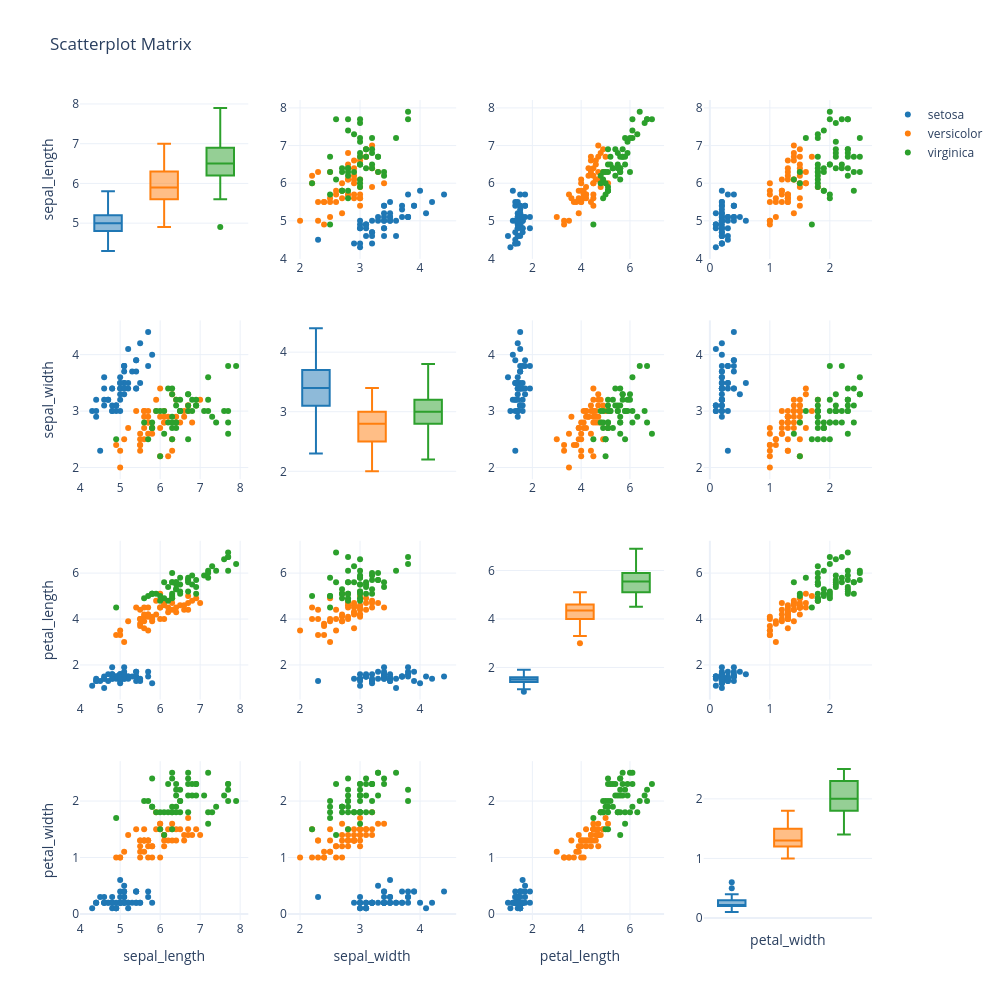

Write notebook code for a chart like this one.
### Code cell
import plotly.figure_factory as ff

#fig = px.scatter_matrix(df[features + ['species']], color = 'species', template = 'plotly_white')
fig = ff.create_scatterplotmatrix(
    df[features + ['species']],
    diag = 'box',
    index = 'species',
    height = 1000,
    width = 1000
)

fig.update_layout(template = 'plotly_white')

fig.show()

### Figure 1 — Plotly figure (JSON) as saved in the notebook; plotly's stock layout.template omitted (floating-point values rounded to 4 significant figures)
{"data": [{"marker": {"color": "rgb(31, 119, 180)"}, "showlegend": false, "type": "box", "xaxis": "x", "y": [5.1, 4.9, 4.7, 4.6, 5, 5.4, 4.6, 5, 4.4, 4.9, 5.4, 4.8, 4.8, 4.3, 5.8, 5.7, 5.4, 5.1, 5.7, 5.1, 5.4, 5.1, 4.6, 5.1, 4.8, 5, 5, 5.2, 5.2, 4.7, 4.8, 5.4, 5.2, 5.5, 4.9, 5, 5.5, 4.9, 4.4, 5.1, 5, 4.5, 4.4, 5, 5.1, 4.8, 5.1, 4.6, 5.3, 5], "yaxis": "y"}, {"marker": {"color": "rgb(255, 127, 14)"}, "showlegend": false, "type": "box", "xaxis": "x", "y": [7, 6.4, 6.9, 5.5, 6.5, 5.7, 6.3, 4.9, 6.6, 5.2, 5, 5.9, 6, 6.1, 5.6, 6.7, 5.6, 5.8, 6.2, 5.6, 5.9, 6.1, 6.3, 6.1, 6.4, 6.6, 6.8, 6.7, 6, 5.7, 5.5, 5.5, 5.8, 6, 5.4, 6, 6.7, 6.3, 5.6, 5.5, 5.5, 6.1, 5.8, 5, 5.6, 5.7, 5.7, 6.2, 5.1, 5.7], "yaxis": "y"}, {"marker": {"color": "rgb(44, 160, 44)"}, "showlegend": false, "type": "box", "xaxis": "x", "y": [6.3, 5.8, 7.1, 6.3, 6.5, 7.6, 4.9, 7.3, 6.7, 7.2, 6.5, 6.4, 6.8, 5.7, 5.8, 6.4, 6.5, 7.7, 7.7, 6, 6.9, 5.6, 7.7, 6.3, 6.7, 7.2, 6.2, 6.1, 6.4, 7.2, 7.4, 7.9, 6.4, 6.3, 6.1, 7.7, 6.3, 6.4, 6, 6.9, 6.7, 6.9, 5.8, 6.8, 6.7, 6.7, 6.3, 6.5, 6.2, 5.9], "yaxis": "y"}, {"marker": {"color": "rgb(31, 119, 180)", "size": 6}, "mode": "markers", "name": "setosa", "showlegend": true, "type": "scatter", "x": [3.5, 3, 3.2, 3.1, 3.6, 3.9, 3.4, 3.4, 2.9, 3.1, 3.7, 3.4, 3, 3, 4, 4.4, 3.9, 3.5, 3.8, 3.8, 3.4, 3.7, 3.6, 3.3, 3.4, 3, 3.4, 3.5, 3.4, 3.2, 3.1, 3.4, 4.1, 4.2, 3.1, 3.2, 3.5, 3.1, 3, 3.4, 3.5, 2.3, 3.2, 3.5, 3.8, 3, 3.8, 3.2, 3.7, 3.3], "xaxis": "x2", "y": [5.1, 4.9, 4.7, 4.6, 5, 5.4, 4.6, 5, 4.4, 4.9, 5.4, 4.8, 4.8, 4.3, 5.8, 5.7, 5.4, 5.1, 5.7, 5.1, 5.4, 5.1, 4.6, 5.1, 4.8, 5, 5, 5.2, 5.2, 4.7, 4.8, 5.4, 5.2, 5.5, 4.9, 5, 5.5, 4.9, 4.4, 5.1, 5, 4.5, 4.4, 5, 5.1, 4.8, 5.1, 4.6, 5.3, 5], "yaxis": "y2"}, {"marker": {"color": "rgb(255, 127, 14)", "size": 6}, "mode": "markers", "name": "versicolor", "showlegend": true, "type": "scatter", "x": [3.2, 3.2, 3.1, 2.3, 2.8, 2.8, 3.3, 2.4, 2.9, 2.7, 2, 3, 2.2, 2.9, 2.9, 3.1, 3, 2.7, 2.2, 2.5, 3.2, 2.8, 2.5, 2.8, 2.9, 3, 2.8, 3, 2.9, 2.6, 2.4, 2.4, 2.7, 2.7, 3, 3.4, 3.1, 2.3, 3, 2.5, 2.6, 3, 2.6, 2.3, 2.7, 3, 2.9, 2.9, 2.5, 2.8], "xaxis": "x2", "y": [7, 6.4, 6.9, 5.5, 6.5, 5.7, 6.3, 4.9, 6.6, 5.2, 5, 5.9, 6, 6.1, 5.6, 6.7, 5.6, 5.8, 6.2, 5.6, 5.9, 6.1, 6.3, 6.1, 6.4, 6.6, 6.8, 6.7, 6, 5.7, 5.5, 5.5, 5.8, 6, 5.4, 6, 6.7, 6.3, 5.6, 5.5, 5.5, 6.1, 5.8, 5, 5.6, 5.7, 5.7, 6.2, 5.1, 5.7], "yaxis": "y2"}, {"marker": {"color": "rgb(44, 160, 44)", "size": 6}, "mode": "markers", "name": "virginica", "showlegend": true, "type": "scatter", "x": [3.3, 2.7, 3, 2.9, 3, 3, 2.5, 2.9, 2.5, 3.6, 3.2, 2.7, 3, 2.5, 2.8, 3.2, 3, 3.8, 2.6, 2.2, 3.2, 2.8, 2.8, 2.7, 3.3, 3.2, 2.8, 3, 2.8, 3, 2.8, 3.8, 2.8, 2.8, 2.6, 3, 3.4, 3.1, 3, 3.1, 3.1, 3.1, 2.7, 3.2, 3.3, 3, 2.5, 3, 3.4, 3], "xaxis": "x2", "y": [6.3, 5.8, 7.1, 6.3, 6.5, 7.6, 4.9, 7.3, 6.7, 7.2, 6.5, 6.4, 6.8, 5.7, 5.8, 6.4, 6.5, 7.7, 7.7, 6, 6.9, 5.6, 7.7, 6.3, 6.7, 7.2, 6.2, 6.1, 6.4, 7.2, 7.4, 7.9, 6.4, 6.3, 6.1, 7.7, 6.3, 6.4, 6, 6.9, 6.7, 6.9, 5.8, 6.8, 6.7, 6.7, 6.3, 6.5, 6.2, 5.9], "yaxis": "y2"}, {"marker": {"color": "rgb(31, 119, 180)", "size": 6}, "mode": "markers", "name": "setosa", "showlegend": false, "type": "scatter", "x": [1.4, 1.4, 1.3, 1.5, 1.4, 1.7, 1.4, 1.5, 1.4, 1.5, 1.5, 1.6, 1.4, 1.1, 1.2, 1.5, 1.3, 1.4, 1.7, 1.5, 1.7, 1.5, 1, 1.7, 1.9, 1.6, 1.6, 1.5, 1.4, 1.6, 1.6, 1.5, 1.5, 1.4, 1.5, 1.2, 1.3, 1.5, 1.3, 1.5, 1.3, 1.3, 1.3, 1.6, 1.9, 1.4, 1.6, 1.4, 1.5, 1.4], "xaxis": "x3", "y": [5.1, 4.9, 4.7, 4.6, 5, 5.4, 4.6, 5, 4.4, 4.9, 5.4, 4.8, 4.8, 4.3, 5.8, 5.7, 5.4, 5.1, 5.7, 5.1, 5.4, 5.1, 4.6, 5.1, 4.8, 5, 5, 5.2, 5.2, 4.7, 4.8, 5.4, 5.2, 5.5, 4.9, 5, 5.5, 4.9, 4.4, 5.1, 5, 4.5, 4.4, 5, 5.1, 4.8, 5.1, 4.6, 5.3, 5], "yaxis": "y3"}, {"marker": {"color": "rgb(255, 127, 14)", "size": 6}, "mode": "markers", "name": "versicolor", "showlegend": false, "type": "scatter", "x": [4.7, 4.5, 4.9, 4, 4.6, 4.5, 4.7, 3.3, 4.6, 3.9, 3.5, 4.2, 4, 4.7, 3.6, 4.4, 4.5, 4.1, 4.5, 3.9, 4.8, 4, 4.9, 4.7, 4.3, 4.4, 4.8, 5, 4.5, 3.5, 3.8, 3.7, 3.9, 5.1, 4.5, 4.5, 4.7, 4.4, 4.1, 4, 4.4, 4.6, 4, 3.3, 4.2, 4.2, 4.2, 4.3, 3, 4.1], "xaxis": "x3", "y": [7, 6.4, 6.9, 5.5, 6.5, 5.7, 6.3, 4.9, 6.6, 5.2, 5, 5.9, 6, 6.1, 5.6, 6.7, 5.6, 5.8, 6.2, 5.6, 5.9, 6.1, 6.3, 6.1, 6.4, 6.6, 6.8, 6.7, 6, 5.7, 5.5, 5.5, 5.8, 6, 5.4, 6, 6.7, 6.3, 5.6, 5.5, 5.5, 6.1, 5.8, 5, 5.6, 5.7, 5.7, 6.2, 5.1, 5.7], "yaxis": "y3"}, {"marker": {"color": "rgb(44, 160, 44)", "size": 6}, "mode": "markers", "name": "virginica", "showlegend": false, "type": "scatter", "x": [6, 5.1, 5.9, 5.6, 5.8, 6.6, 4.5, 6.3, 5.8, 6.1, 5.1, 5.3, 5.5, 5, 5.1, 5.3, 5.5, 6.7, 6.9, 5, 5.7, 4.9, 6.7, 4.9, 5.7, 6, 4.8, 4.9, 5.6, 5.8, 6.1, 6.4, 5.6, 5.1, 5.6, 6.1, 5.6, 5.5, 4.8, 5.4, 5.6, 5.1, 5.1, 5.9, 5.7, 5.2, 5, 5.2, 5.4, 5.1], "xaxis": "x3", "y": [6.3, 5.8, 7.1, 6.3, 6.5, 7.6, 4.9, 7.3, 6.7, 7.2, 6.5, 6.4, 6.8, 5.7, 5.8, 6.4, 6.5, 7.7, 7.7, 6, 6.9, 5.6, 7.7, 6.3, 6.7, 7.2, 6.2, 6.1, 6.4, 7.2, 7.4, 7.9, 6.4, 6.3, 6.1, 7.7, 6.3, 6.4, 6, 6.9, 6.7, 6.9, 5.8, 6.8, 6.7, 6.7, 6.3, 6.5, 6.2, 5.9], "yaxis": "y3"}, {"marker": {"color": "rgb(31, 119, 180)", "size": 6}, "mode": "markers", "name": "setosa", "showlegend": false, "type": "scatter", "x": [0.2, 0.2, 0.2, 0.2, 0.2, 0.4, 0.3, 0.2, 0.2, 0.1, 0.2, 0.2, 0.1, 0.1, 0.2, 0.4, 0.4, 0.3, 0.3, 0.3, 0.2, 0.4, 0.2, 0.5, 0.2, 0.2, 0.4, 0.2, 0.2, 0.2, 0.2, 0.4, 0.1, 0.2, 0.1, 0.2, 0.2, 0.1, 0.2, 0.2, 0.3, 0.3, 0.2, 0.6, 0.4, 0.3, 0.2, 0.2, 0.2, 0.2], "xaxis": "x4", "y": [5.1, 4.9, 4.7, 4.6, 5, 5.4, 4.6, 5, 4.4, 4.9, 5.4, 4.8, 4.8, 4.3, 5.8, 5.7, 5.4, 5.1, 5.7, 5.1, 5.4, 5.1, 4.6, 5.1, 4.8, 5, 5, 5.2, 5.2, 4.7, 4.8, 5.4, 5.2, 5.5, 4.9, 5, 5.5, 4.9, 4.4, 5.1, 5, 4.5, 4.4, 5, 5.1, 4.8, 5.1, 4.6, 5.3, 5], "yaxis": "y4"}, {"marker": {"color": "rgb(255, 127, 14)", "size": 6}, "mode": "markers", "name": "versicolor", "showlegend": false, "type": "scatter", "x": [1.4, 1.5, 1.5, 1.3, 1.5, 1.3, 1.6, 1, 1.3, 1.4, 1, 1.5, 1, 1.4, 1.3, 1.4, 1.5, 1, 1.5, 1.1, 1.8, 1.3, 1.5, 1.2, 1.3, 1.4, 1.4, 1.7, 1.5, 1, 1.1, 1, 1.2, 1.6, 1.5, 1.6, 1.5, 1.3, 1.3, 1.3, 1.2, 1.4, 1.2, 1, 1.3, 1.2, 1.3, 1.3, 1.1, 1.3], "xaxis": "x4", "y": [7, 6.4, 6.9, 5.5, 6.5, 5.7, 6.3, 4.9, 6.6, 5.2, 5, 5.9, 6, 6.1, 5.6, 6.7, 5.6, 5.8, 6.2, 5.6, 5.9, 6.1, 6.3, 6.1, 6.4, 6.6, 6.8, 6.7, 6, 5.7, 5.5, 5.5, 5.8, 6, 5.4, 6, 6.7, 6.3, 5.6, 5.5, 5.5, 6.1, 5.8, 5, 5.6, 5.7, 5.7, 6.2, 5.1, 5.7], "yaxis": "y4"}, {"marker": {"color": "rgb(44, 160, 44)", "size": 6}, "mode": "markers", "name": "virginica", "showlegend": false, "type": "scatter", "x": [2.5, 1.9, 2.1, 1.8, 2.2, 2.1, 1.7, 1.8, 1.8, 2.5, 2, 1.9, 2.1, 2, 2.4, 2.3, 1.8, 2.2, 2.3, 1.5, 2.3, 2, 2, 1.8, 2.1, 1.8, 1.8, 1.8, 2.1, 1.6, 1.9, 2, 2.2, 1.5, 1.4, 2.3, 2.4, 1.8, 1.8, 2.1, 2.4, 2.3, 1.9, 2.3, 2.5, 2.3, 1.9, 2, 2.3, 1.8], "xaxis": "x4", "y": [6.3, 5.8, 7.1, 6.3, 6.5, 7.6, 4.9, 7.3, 6.7, 7.2, 6.5, 6.4, 6.8, 5.7, 5.8, 6.4, 6.5, 7.7, 7.7, 6, 6.9, 5.6, 7.7, 6.3, 6.7, 7.2, 6.2, 6.1, 6.4, 7.2, 7.4, 7.9, 6.4, 6.3, 6.1, 7.7, 6.3, 6.4, 6, 6.9, 6.7, 6.9, 5.8, 6.8, 6.7, 6.7, 6.3, 6.5, 6.2, 5.9], "yaxis": "y4"}, {"marker": {"color": "rgb(31, 119, 180)", "size": 6}, "mode": "markers", "name": "setosa", "showlegend": false, "type": "scatter", "x": [5.1, 4.9, 4.7, 4.6, 5, 5.4, 4.6, 5, 4.4, 4.9, 5.4, 4.8, 4.8, 4.3, 5.8, 5.7, 5.4, 5.1, 5.7, 5.1, 5.4, 5.1, 4.6, 5.1, 4.8, 5, 5, 5.2, 5.2, 4.7, 4.8, 5.4, 5.2, 5.5, 4.9, 5, 5.5, 4.9, 4.4, 5.1, 5, 4.5, 4.4, 5, 5.1, 4.8, 5.1, 4.6, 5.3, 5], "xaxis": "x5", "y": [3.5, 3, 3.2, 3.1, 3.6, 3.9, 3.4, 3.4, 2.9, 3.1, 3.7, 3.4, 3, 3, 4, 4.4, 3.9, 3.5, 3.8, 3.8, 3.4, 3.7, 3.6, 3.3, 3.4, 3, 3.4, 3.5, 3.4, 3.2, 3.1, 3.4, 4.1, 4.2, 3.1, 3.2, 3.5, 3.1, 3, 3.4, 3.5, 2.3, 3.2, 3.5, 3.8, 3, 3.8, 3.2, 3.7, 3.3], "yaxis": "y5"}, {"marker": {"color": "rgb(255, 127, 14)", "size": 6}, "mode": "markers", "name": "versicolor", "showlegend": false, "type": "scatter", "x": [7, 6.4, 6.9, 5.5, 6.5, 5.7, 6.3, 4.9, 6.6, 5.2, 5, 5.9, 6, 6.1, 5.6, 6.7, 5.6, 5.8, 6.2, 5.6, 5.9, 6.1, 6.3, 6.1, 6.4, 6.6, 6.8, 6.7, 6, 5.7, 5.5, 5.5, 5.8, 6, 5.4, 6, 6.7, 6.3, 5.6, 5.5, 5.5, 6.1, 5.8, 5, 5.6, 5.7, 5.7, 6.2, 5.1, 5.7], "xaxis": "x5", "y": [3.2, 3.2, 3.1, 2.3, 2.8, 2.8, 3.3, 2.4, 2.9, 2.7, 2, 3, 2.2, 2.9, 2.9, 3.1, 3, 2.7, 2.2, 2.5, 3.2, 2.8, 2.5, 2.8, 2.9, 3, 2.8, 3, 2.9, 2.6, 2.4, 2.4, 2.7, 2.7, 3, 3.4, 3.1, 2.3, 3, 2.5, 2.6, 3, 2.6, 2.3, 2.7, 3, 2.9, 2.9, 2.5, 2.8], "yaxis": "y5"}, {"marker": {"color": "rgb(44, 160, 44)", "size": 6}, "mode": "markers", "name": "virginica", "showlegend": false, "type": "scatter", "x": [6.3, 5.8, 7.1, 6.3, 6.5, 7.6, 4.9, 7.3, 6.7, 7.2, 6.5, 6.4, 6.8, 5.7, 5.8, 6.4, 6.5, 7.7, 7.7, 6, 6.9, 5.6, 7.7, 6.3, 6.7, 7.2, 6.2, 6.1, 6.4, 7.2, 7.4, 7.9, 6.4, 6.3, 6.1, 7.7, 6.3, 6.4, 6, 6.9, 6.7, 6.9, 5.8, 6.8, 6.7, 6.7, 6.3, 6.5, 6.2, 5.9], "xaxis": "x5", "y": [3.3, 2.7, 3, 2.9, 3, 3, 2.5, 2.9, 2.5, 3.6, 3.2, 2.7, 3, 2.5, 2.8, 3.2, 3, 3.8, 2.6, 2.2, 3.2, 2.8, 2.8, 2.7, 3.3, 3.2, 2.8, 3, 2.8, 3, 2.8, 3.8, 2.8, 2.8, 2.6, 3, 3.4, 3.1, 3, 3.1, 3.1, 3.1, 2.7, 3.2, 3.3, 3, 2.5, 3, 3.4, 3], "yaxis": "y5"}, {"marker": {"color": "rgb(31, 119, 180)"}, "showlegend": false, "type": "box", "xaxis": "x6", "y": [3.5, 3, 3.2, 3.1, 3.6, 3.9, 3.4, 3.4, 2.9, 3.1, 3.7, 3.4, 3, 3, 4, 4.4, 3.9, 3.5, 3.8, 3.8, 3.4, 3.7, 3.6, 3.3, 3.4, 3, 3.4, 3.5, 3.4, 3.2, 3.1, 3.4, 4.1, 4.2, 3.1, 3.2, 3.5, 3.1, 3, 3.4, 3.5, 2.3, 3.2, 3.5, 3.8, 3, 3.8, 3.2, 3.7, 3.3], "yaxis": "y6"}, {"marker": {"color": "rgb(255, 127, 14)"}, "showlegend": false, "type": "box", "xaxis": "x6", "y": [3.2, 3.2, 3.1, 2.3, 2.8, 2.8, 3.3, 2.4, 2.9, 2.7, 2, 3, 2.2, 2.9, 2.9, 3.1, 3, 2.7, 2.2, 2.5, 3.2, 2.8, 2.5, 2.8, 2.9, 3, 2.8, 3, 2.9, 2.6, 2.4, 2.4, 2.7, 2.7, 3, 3.4, 3.1, 2.3, 3, 2.5, 2.6, 3, 2.6, 2.3, 2.7, 3, 2.9, 2.9, 2.5, 2.8], "yaxis": "y6"}, {"marker": {"color": "rgb(44, 160, 44)"}, "showlegend": false, "type": "box", "xaxis": "x6", "y": [3.3, 2.7, 3, 2.9, 3, 3, 2.5, 2.9, 2.5, 3.6, 3.2, 2.7, 3, 2.5, 2.8, 3.2, 3, 3.8, 2.6, 2.2, 3.2, 2.8, 2.8, 2.7, 3.3, 3.2, 2.8, 3, 2.8, 3, 2.8, 3.8, 2.8, 2.8, 2.6, 3, 3.4, 3.1, 3, 3.1, 3.1, 3.1, 2.7, 3.2, 3.3, 3, 2.5, 3, 3.4, 3], "yaxis": "y6"}, {"marker": {"color": "rgb(31, 119, 180)", "size": 6}, "mode": "markers", "name": "setosa", "showlegend": false, "type": "scatter", "x": [1.4, 1.4, 1.3, 1.5, 1.4, 1.7, 1.4, 1.5, 1.4, 1.5, 1.5, 1.6, 1.4, 1.1, 1.2, 1.5, 1.3, 1.4, 1.7, 1.5, 1.7, 1.5, 1, 1.7, 1.9, 1.6, 1.6, 1.5, 1.4, 1.6, 1.6, 1.5, 1.5, 1.4, 1.5, 1.2, 1.3, 1.5, 1.3, 1.5, 1.3, 1.3, 1.3, 1.6, 1.9, 1.4, 1.6, 1.4, 1.5, 1.4], "xaxis": "x7", "y": [3.5, 3, 3.2, 3.1, 3.6, 3.9, 3.4, 3.4, 2.9, 3.1, 3.7, 3.4, 3, 3, 4, 4.4, 3.9, 3.5, 3.8, 3.8, 3.4, 3.7, 3.6, 3.3, 3.4, 3, 3.4, 3.5, 3.4, 3.2, 3.1, 3.4, 4.1, 4.2, 3.1, 3.2, 3.5, 3.1, 3, 3.4, 3.5, 2.3, 3.2, 3.5, 3.8, 3, 3.8, 3.2, 3.7, 3.3], "yaxis": "y7"}, {"marker": {"color": "rgb(255, 127, 14)", "size": 6}, "mode": "markers", "name": "versicolor", "showlegend": false, "type": "scatter", "x": [4.7, 4.5, 4.9, 4, 4.6, 4.5, 4.7, 3.3, 4.6, 3.9, 3.5, 4.2, 4, 4.7, 3.6, 4.4, 4.5, 4.1, 4.5, 3.9, 4.8, 4, 4.9, 4.7, 4.3, 4.4, 4.8, 5, 4.5, 3.5, 3.8, 3.7, 3.9, 5.1, 4.5, 4.5, 4.7, 4.4, 4.1, 4, 4.4, 4.6, 4, 3.3, 4.2, 4.2, 4.2, 4.3, 3, 4.1], "xaxis": "x7", "y": [3.2, 3.2, 3.1, 2.3, 2.8, 2.8, 3.3, 2.4, 2.9, 2.7, 2, 3, 2.2, 2.9, 2.9, 3.1, 3, 2.7, 2.2, 2.5, 3.2, 2.8, 2.5, 2.8, 2.9, 3, 2.8, 3, 2.9, 2.6, 2.4, 2.4, 2.7, 2.7, 3, 3.4, 3.1, 2.3, 3, 2.5, 2.6, 3, 2.6, 2.3, 2.7, 3, 2.9, 2.9, 2.5, 2.8], "yaxis": "y7"}, {"marker": {"color": "rgb(44, 160, 44)", "size": 6}, "mode": "markers", "name": "virginica", "showlegend": false, "type": "scatter", "x": [6, 5.1, 5.9, 5.6, 5.8, 6.6, 4.5, 6.3, 5.8, 6.1, 5.1, 5.3, 5.5, 5, 5.1, 5.3, 5.5, 6.7, 6.9, 5, 5.7, 4.9, 6.7, 4.9, 5.7, 6, 4.8, 4.9, 5.6, 5.8, 6.1, 6.4, 5.6, 5.1, 5.6, 6.1, 5.6, 5.5, 4.8, 5.4, 5.6, 5.1, 5.1, 5.9, 5.7, 5.2, 5, 5.2, 5.4, 5.1], "xaxis": "x7", "y": [3.3, 2.7, 3, 2.9, 3, 3, 2.5, 2.9, 2.5, 3.6, 3.2, 2.7, 3, 2.5, 2.8, 3.2, 3, 3.8, 2.6, 2.2, 3.2, 2.8, 2.8, 2.7, 3.3, 3.2, 2.8, 3, 2.8, 3, 2.8, 3.8, 2.8, 2.8, 2.6, 3, 3.4, 3.1, 3, 3.1, 3.1, 3.1, 2.7, 3.2, 3.3, 3, 2.5, 3, 3.4, 3], "yaxis": "y7"}, {"marker": {"color": "rgb(31, 119, 180)", "size": 6}, "mode": "markers", "name": "setosa", "showlegend": false, "type": "scatter", "x": [0.2, 0.2, 0.2, 0.2, 0.2, 0.4, 0.3, 0.2, 0.2, 0.1, 0.2, 0.2, 0.1, 0.1, 0.2, 0.4, 0.4, 0.3, 0.3, 0.3, 0.2, 0.4, 0.2, 0.5, 0.2, 0.2, 0.4, 0.2, 0.2, 0.2, 0.2, 0.4, 0.1, 0.2, 0.1, 0.2, 0.2, 0.1, 0.2, 0.2, 0.3, 0.3, 0.2, 0.6, 0.4, 0.3, 0.2, 0.2, 0.2, 0.2], "xaxis": "x8", "y": [3.5, 3, 3.2, 3.1, 3.6, 3.9, 3.4, 3.4, 2.9, 3.1, 3.7, 3.4, 3, 3, 4, 4.4, 3.9, 3.5, 3.8, 3.8, 3.4, 3.7, 3.6, 3.3, 3.4, 3, 3.4, 3.5, 3.4, 3.2, 3.1, 3.4, 4.1, 4.2, 3.1, 3.2, 3.5, 3.1, 3, 3.4, 3.5, 2.3, 3.2, 3.5, 3.8, 3, 3.8, 3.2, 3.7, 3.3], "yaxis": "y8"}, {"marker": {"color": "rgb(255, 127, 14)", "size": 6}, "mode": "markers", "name": "versicolor", "showlegend": false, "type": "scatter", "x": [1.4, 1.5, 1.5, 1.3, 1.5, 1.3, 1.6, 1, 1.3, 1.4, 1, 1.5, 1, 1.4, 1.3, 1.4, 1.5, 1, 1.5, 1.1, 1.8, 1.3, 1.5, 1.2, 1.3, 1.4, 1.4, 1.7, 1.5, 1, 1.1, 1, 1.2, 1.6, 1.5, 1.6, 1.5, 1.3, 1.3, 1.3, 1.2, 1.4, 1.2, 1, 1.3, 1.2, 1.3, 1.3, 1.1, 1.3], "xaxis": "x8", "y": [3.2, 3.2, 3.1, 2.3, 2.8, 2.8, 3.3, 2.4, 2.9, 2.7, 2, 3, 2.2, 2.9, 2.9, 3.1, 3, 2.7, 2.2, 2.5, 3.2, 2.8, 2.5, 2.8, 2.9, 3, 2.8, 3, 2.9, 2.6, 2.4, 2.4, 2.7, 2.7, 3, 3.4, 3.1, 2.3, 3, 2.5, 2.6, 3, 2.6, 2.3, 2.7, 3, 2.9, 2.9, 2.5, 2.8], "yaxis": "y8"}, {"marker": {"color": "rgb(44, 160, 44)", "size": 6}, "mode": "markers", "name": "virginica", "showlegend": false, "type": "scatter", "x": [2.5, 1.9, 2.1, 1.8, 2.2, 2.1, 1.7, 1.8, 1.8, 2.5, 2, 1.9, 2.1, 2, 2.4, 2.3, 1.8, 2.2, 2.3, 1.5, 2.3, 2, 2, 1.8, 2.1, 1.8, 1.8, 1.8, 2.1, 1.6, 1.9, 2, 2.2, 1.5, 1.4, 2.3, 2.4, 1.8, 1.8, 2.1, 2.4, 2.3, 1.9, 2.3, 2.5, 2.3, 1.9, 2, 2.3, 1.8], "xaxis": "x8", "y": [3.3, 2.7, 3, 2.9, 3, 3, 2.5, 2.9, 2.5, 3.6, 3.2, 2.7, 3, 2.5, 2.8, 3.2, 3, 3.8, 2.6, 2.2, 3.2, 2.8, 2.8, 2.7, 3.3, 3.2, 2.8, 3, 2.8, 3, 2.8, 3.8, 2.8, 2.8, 2.6, 3, 3.4, 3.1, 3, 3.1, 3.1, 3.1, 2.7, 3.2, 3.3, 3, 2.5, 3, 3.4, 3], "yaxis": "y8"}, {"marker": {"color": "rgb(31, 119, 180)", "size": 6}, "mode": "markers", "name": "setosa", "showlegend": false, "type": "scatter", "x": [5.1, 4.9, 4.7, 4.6, 5, 5.4, 4.6, 5, 4.4, 4.9, 5.4, 4.8, 4.8, 4.3, 5.8, 5.7, 5.4, 5.1, 5.7, 5.1, 5.4, 5.1, 4.6, 5.1, 4.8, 5, 5, 5.2, 5.2, 4.7, 4.8, 5.4, 5.2, 5.5, 4.9, 5, 5.5, 4.9, 4.4, 5.1, 5, 4.5, 4.4, 5, 5.1, 4.8, 5.1, 4.6, 5.3, 5], "xaxis": "x9", "y": [1.4, 1.4, 1.3, 1.5, 1.4, 1.7, 1.4, 1.5, 1.4, 1.5, 1.5, 1.6, 1.4, 1.1, 1.2, 1.5, 1.3, 1.4, 1.7, 1.5, 1.7, 1.5, 1, 1.7, 1.9, 1.6, 1.6, 1.5, 1.4, 1.6, 1.6, 1.5, 1.5, 1.4, 1.5, 1.2, 1.3, 1.5, 1.3, 1.5, 1.3, 1.3, 1.3, 1.6, 1.9, 1.4, 1.6, 1.4, 1.5, 1.4], "yaxis": "y9"}, {"marker": {"color": "rgb(255, 127, 14)", "size": 6}, "mode": "markers", "name": "versicolor", "showlegend": false, "type": "scatter", "x": [7, 6.4, 6.9, 5.5, 6.5, 5.7, 6.3, 4.9, 6.6, 5.2, 5, 5.9, 6, 6.1, 5.6, 6.7, 5.6, 5.8, 6.2, 5.6, 5.9, 6.1, 6.3, 6.1, 6.4, 6.6, 6.8, 6.7, 6, 5.7, 5.5, 5.5, 5.8, 6, 5.4, 6, 6.7, 6.3, 5.6, 5.5, 5.5, 6.1, 5.8, 5, 5.6, 5.7, 5.7, 6.2, 5.1, 5.7], "xaxis": "x9", "y": [4.7, 4.5, 4.9, 4, 4.6, 4.5, 4.7, 3.3, 4.6, 3.9, 3.5, 4.2, 4, 4.7, 3.6, 4.4, 4.5, 4.1, 4.5, 3.9, 4.8, 4, 4.9, 4.7, 4.3, 4.4, 4.8, 5, 4.5, 3.5, 3.8, 3.7, 3.9, 5.1, 4.5, 4.5, 4.7, 4.4, 4.1, 4, 4.4, 4.6, 4, 3.3, 4.2, 4.2, 4.2, 4.3, 3, 4.1], "yaxis": "y9"}, {"marker": {"color": "rgb(44, 160, 44)", "size": 6}, "mode": "markers", "name": "virginica", "showlegend": false, "type": "scatter", "x": [6.3, 5.8, 7.1, 6.3, 6.5, 7.6, 4.9, 7.3, 6.7, 7.2, 6.5, 6.4, 6.8, 5.7, 5.8, 6.4, 6.5, 7.7, 7.7, 6, 6.9, 5.6, 7.7, 6.3, 6.7, 7.2, 6.2, 6.1, 6.4, 7.2, 7.4, 7.9, 6.4, 6.3, 6.1, 7.7, 6.3, 6.4, 6, 6.9, 6.7, 6.9, 5.8, 6.8, 6.7, 6.7, 6.3, 6.5, 6.2, 5.9], "xaxis": "x9", "y": [6, 5.1, 5.9, 5.6, 5.8, 6.6, 4.5, 6.3, 5.8, 6.1, 5.1, 5.3, 5.5, 5, 5.1, 5.3, 5.5, 6.7, 6.9, 5, 5.7, 4.9, 6.7, 4.9, 5.7, 6, 4.8, 4.9, 5.6, 5.8, 6.1, 6.4, 5.6, 5.1, 5.6, 6.1, 5.6, 5.5, 4.8, 5.4, 5.6, 5.1, 5.1, 5.9, 5.7, 5.2, 5, 5.2, 5.4, 5.1], "yaxis": "y9"}, {"marker": {"color": "rgb(31, 119, 180)", "size": 6}, "mode": "markers", "name": "setosa", "showlegend": false, "type": "scatter", "x": [3.5, 3, 3.2, 3.1, 3.6, 3.9, 3.4, 3.4, 2.9, 3.1, 3.7, 3.4, 3, 3, 4, 4.4, 3.9, 3.5, 3.8, 3.8, 3.4, 3.7, 3.6, 3.3, 3.4, 3, 3.4, 3.5, 3.4, 3.2, 3.1, 3.4, 4.1, 4.2, 3.1, 3.2, 3.5, 3.1, 3, 3.4, 3.5, 2.3, 3.2, 3.5, 3.8, 3, 3.8, 3.2, 3.7, 3.3], "xaxis": "x10", "y": [1.4, 1.4, 1.3, 1.5, 1.4, 1.7, 1.4, 1.5, 1.4, 1.5, 1.5, 1.6, 1.4, 1.1, 1.2, 1.5, 1.3, 1.4, 1.7, 1.5, 1.7, 1.5, 1, 1.7, 1.9, 1.6, 1.6, 1.5, 1.4, 1.6, 1.6, 1.5, 1.5, 1.4, 1.5, 1.2, 1.3, 1.5, 1.3, 1.5, 1.3, 1.3, 1.3, 1.6, 1.9, 1.4, 1.6, 1.4, 1.5, 1.4], "yaxis": "y10"}, {"marker": {"color": "rgb(255, 127, 14)", "size": 6}, "mode": "markers", "name": "versicolor", "showlegend": false, "type": "scatter", "x": [3.2, 3.2, 3.1, 2.3, 2.8, 2.8, 3.3, 2.4, 2.9, 2.7, 2, 3, 2.2, 2.9, 2.9, 3.1, 3, 2.7, 2.2, 2.5, 3.2, 2.8, 2.5, 2.8, 2.9, 3, 2.8, 3, 2.9, 2.6, 2.4, 2.4, 2.7, 2.7, 3, 3.4, 3.1, 2.3, 3, 2.5, 2.6, 3, 2.6, 2.3, 2.7, 3, 2.9, 2.9, 2.5, 2.8], "xaxis": "x10", "y": [4.7, 4.5, 4.9, 4, 4.6, 4.5, 4.7, 3.3, 4.6, 3.9, 3.5, 4.2, 4, 4.7, 3.6, 4.4, 4.5, 4.1, 4.5, 3.9, 4.8, 4, 4.9, 4.7, 4.3, 4.4, 4.8, 5, 4.5, 3.5, 3.8, 3.7, 3.9, 5.1, 4.5, 4.5, 4.7, 4.4, 4.1, 4, 4.4, 4.6, 4, 3.3, 4.2, 4.2, 4.2, 4.3, 3, 4.1], "yaxis": "y10"}, {"marker": {"color": "rgb(44, 160, 44)", "size": 6}, "mode": "markers", "name": "virginica", "showlegend": false, "type": "scatter", "x": [3.3, 2.7, 3, 2.9, 3, 3, 2.5, 2.9, 2.5, 3.6, 3.2, 2.7, 3, 2.5, 2.8, 3.2, 3, 3.8, 2.6, 2.2, 3.2, 2.8, 2.8, 2.7, 3.3, 3.2, 2.8, 3, 2.8, 3, 2.8, 3.8, 2.8, 2.8, 2.6, 3, 3.4, 3.1, 3, 3.1, 3.1, 3.1, 2.7, 3.2, 3.3, 3, 2.5, 3, 3.4, 3], "xaxis": "x10", "y": [6, 5.1, 5.9, 5.6, 5.8, 6.6, 4.5, 6.3, 5.8, 6.1, 5.1, 5.3, 5.5, 5, 5.1, 5.3, 5.5, 6.7, 6.9, 5, 5.7, 4.9, 6.7, 4.9, 5.7, 6, 4.8, 4.9, 5.6, 5.8, 6.1, 6.4, 5.6, 5.1, 5.6, 6.1, 5.6, 5.5, 4.8, 5.4, 5.6, 5.1, 5.1, 5.9, 5.7, 5.2, 5, 5.2, 5.4, 5.1], "yaxis": "y10"}, {"marker": {"color": "rgb(31, 119, 180)"}, "showlegend": false, "type": "box", "xaxis": "x11", "y": [1.4, 1.4, 1.3, 1.5, 1.4, 1.7, 1.4, 1.5, 1.4, 1.5, 1.5, 1.6, 1.4, 1.1, 1.2, 1.5, 1.3, 1.4, 1.7, 1.5, 1.7, 1.5, 1, 1.7, 1.9, 1.6, 1.6, 1.5, 1.4, 1.6, 1.6, 1.5, 1.5, 1.4, 1.5, 1.2, 1.3, 1.5, 1.3, 1.5, 1.3, 1.3, 1.3, 1.6, 1.9, 1.4, 1.6, 1.4, 1.5, 1.4], "yaxis": "y11"}, {"marker": {"color": "rgb(255, 127, 14)"}, "showlegend": false, "type": "box", "xaxis": "x11", "y": [4.7, 4.5, 4.9, 4, 4.6, 4.5, 4.7, 3.3, 4.6, 3.9, 3.5, 4.2, 4, 4.7, 3.6, 4.4, 4.5, 4.1, 4.5, 3.9, 4.8, 4, 4.9, 4.7, 4.3, 4.4, 4.8, 5, 4.5, 3.5, 3.8, 3.7, 3.9, 5.1, 4.5, 4.5, 4.7, 4.4, 4.1, 4, 4.4, 4.6, 4, 3.3, 4.2, 4.2, 4.2, 4.3, 3, 4.1], "yaxis": "y11"}, {"marker": {"color": "rgb(44, 160, 44)"}, "showlegend": false, "type": "box", "xaxis": "x11", "y": [6, 5.1, 5.9, 5.6, 5.8, 6.6, 4.5, 6.3, 5.8, 6.1, 5.1, 5.3, 5.5, 5, 5.1, 5.3, 5.5, 6.7, 6.9, 5, 5.7, 4.9, 6.7, 4.9, 5.7, 6, 4.8, 4.9, 5.6, 5.8, 6.1, 6.4, 5.6, 5.1, 5.6, 6.1, 5.6, 5.5, 4.8, 5.4, 5.6, 5.1, 5.1, 5.9, 5.7, 5.2, 5, 5.2, 5.4, 5.1], "yaxis": "y11"}, {"marker": {"color": "rgb(31, 119, 180)", "size": 6}, "mode": "markers", "name": "setosa", "showlegend": false, "type": "scatter", "x": [0.2, 0.2, 0.2, 0.2, 0.2, 0.4, 0.3, 0.2, 0.2, 0.1, 0.2, 0.2, 0.1, 0.1, 0.2, 0.4, 0.4, 0.3, 0.3, 0.3, 0.2, 0.4, 0.2, 0.5, 0.2, 0.2, 0.4, 0.2, 0.2, 0.2, 0.2, 0.4, 0.1, 0.2, 0.1, 0.2, 0.2, 0.1, 0.2, 0.2, 0.3, 0.3, 0.2, 0.6, 0.4, 0.3, 0.2, 0.2, 0.2, 0.2], "xaxis": "x12", "y": [1.4, 1.4, 1.3, 1.5, 1.4, 1.7, 1.4, 1.5, 1.4, 1.5, 1.5, 1.6, 1.4, 1.1, 1.2, 1.5, 1.3, 1.4, 1.7, 1.5, 1.7, 1.5, 1, 1.7, 1.9, 1.6, 1.6, 1.5, 1.4, 1.6, 1.6, 1.5, 1.5, 1.4, 1.5, 1.2, 1.3, 1.5, 1.3, 1.5, 1.3, 1.3, 1.3, 1.6, 1.9, 1.4, 1.6, 1.4, 1.5, 1.4], "yaxis": "y12"}, {"marker": {"color": "rgb(255, 127, 14)", "size": 6}, "mode": "markers", "name": "versicolor", "showlegend": false, "type": "scatter", "x": [1.4, 1.5, 1.5, 1.3, 1.5, 1.3, 1.6, 1, 1.3, 1.4, 1, 1.5, 1, 1.4, 1.3, 1.4, 1.5, 1, 1.5, 1.1, 1.8, 1.3, 1.5, 1.2, 1.3, 1.4, 1.4, 1.7, 1.5, 1, 1.1, 1, 1.2, 1.6, 1.5, 1.6, 1.5, 1.3, 1.3, 1.3, 1.2, 1.4, 1.2, 1, 1.3, 1.2, 1.3, 1.3, 1.1, 1.3], "xaxis": "x12", "y": [4.7, 4.5, 4.9, 4, 4.6, 4.5, 4.7, 3.3, 4.6, 3.9, 3.5, 4.2, 4, 4.7, 3.6, 4.4, 4.5, 4.1, 4.5, 3.9, 4.8, 4, 4.9, 4.7, 4.3, 4.4, 4.8, 5, 4.5, 3.5, 3.8, 3.7, 3.9, 5.1, 4.5, 4.5, 4.7, 4.4, 4.1, 4, 4.4, 4.6, 4, 3.3, 4.2, 4.2, 4.2, 4.3, 3, 4.1], "yaxis": "y12"}, {"marker": {"color": "rgb(44, 160, 44)", "size": 6}, "mode": "markers", "name": "virginica", "showlegend": false, "type": "scatter", "x": [2.5, 1.9, 2.1, 1.8, 2.2, 2.1, 1.7, 1.8, 1.8, 2.5, 2, 1.9, 2.1, 2, 2.4, 2.3, 1.8, 2.2, 2.3, 1.5, 2.3, 2, 2, 1.8, 2.1, 1.8, 1.8, 1.8, 2.1, 1.6, 1.9, 2, 2.2, 1.5, 1.4, 2.3, 2.4, 1.8, 1.8, 2.1, 2.4, 2.3, 1.9, 2.3, 2.5, 2.3, 1.9, 2, 2.3, 1.8], "xaxis": "x12", "y": [6, 5.1, 5.9, 5.6, 5.8, 6.6, 4.5, 6.3, 5.8, 6.1, 5.1, 5.3, 5.5, 5, 5.1, 5.3, 5.5, 6.7, 6.9, 5, 5.7, 4.9, 6.7, 4.9, 5.7, 6, 4.8, 4.9, 5.6, 5.8, 6.1, 6.4, 5.6, 5.1, 5.6, 6.1, 5.6, 5.5, 4.8, 5.4, 5.6, 5.1, 5.1, 5.9, 5.7, 5.2, 5, 5.2, 5.4, 5.1], "yaxis": "y12"}, {"marker": {"color": "rgb(31, 119, 180)", "size": 6}, "mode": "markers", "name": "setosa", "showlegend": false, "type": "scatter", "x": [5.1, 4.9, 4.7, 4.6, 5, 5.4, 4.6, 5, 4.4, 4.9, 5.4, 4.8, 4.8, 4.3, 5.8, 5.7, 5.4, 5.1, 5.7, 5.1, 5.4, 5.1, 4.6, 5.1, 4.8, 5, 5, 5.2, 5.2, 4.7, 4.8, 5.4, 5.2, 5.5, 4.9, 5, 5.5, 4.9, 4.4, 5.1, 5, 4.5, 4.4, 5, 5.1, 4.8, 5.1, 4.6, 5.3, 5], "xaxis": "x13", "y": [0.2, 0.2, 0.2, 0.2, 0.2, 0.4, 0.3, 0.2, 0.2, 0.1, 0.2, 0.2, 0.1, 0.1, 0.2, 0.4, 0.4, 0.3, 0.3, 0.3, 0.2, 0.4, 0.2, 0.5, 0.2, 0.2, 0.4, 0.2, 0.2, 0.2, 0.2, 0.4, 0.1, 0.2, 0.1, 0.2, 0.2, 0.1, 0.2, 0.2, 0.3, 0.3, 0.2, 0.6, 0.4, 0.3, 0.2, 0.2, 0.2, 0.2], "yaxis": "y13"}, {"marker": {"color": "rgb(255, 127, 14)", "size": 6}, "mode": "markers", "name": "versicolor", "showlegend": false, "type": "scatter", "x": [7, 6.4, 6.9, 5.5, 6.5, 5.7, 6.3, 4.9, 6.6, 5.2, 5, 5.9, 6, 6.1, 5.6, 6.7, 5.6, 5.8, 6.2, 5.6, 5.9, 6.1, 6.3, 6.1, 6.4, 6.6, 6.8, 6.7, 6, 5.7, 5.5, 5.5, 5.8, 6, 5.4, 6, 6.7, 6.3, 5.6, 5.5, 5.5, 6.1, 5.8, 5, 5.6, 5.7, 5.7, 6.2, 5.1, 5.7], "xaxis": "x13", "y": [1.4, 1.5, 1.5, 1.3, 1.5, 1.3, 1.6, 1, 1.3, 1.4, 1, 1.5, 1, 1.4, 1.3, 1.4, 1.5, 1, 1.5, 1.1, 1.8, 1.3, 1.5, 1.2, 1.3, 1.4, 1.4, 1.7, 1.5, 1, 1.1, 1, 1.2, 1.6, 1.5, 1.6, 1.5, 1.3, 1.3, 1.3, 1.2, 1.4, 1.2, 1, 1.3, 1.2, 1.3, 1.3, 1.1, 1.3], "yaxis": "y13"}, {"marker": {"color": "rgb(44, 160, 44)", "size": 6}, "mode": "markers", "name": "virginica", "showlegend": false, "type": "scatter", "x": [6.3, 5.8, 7.1, 6.3, 6.5, 7.6, 4.9, 7.3, 6.7, 7.2, 6.5, 6.4, 6.8, 5.7, 5.8, 6.4, 6.5, 7.7, 7.7, 6, 6.9, 5.6, 7.7, 6.3, 6.7, 7.2, 6.2, 6.1, 6.4, 7.2, 7.4, 7.9, 6.4, 6.3, 6.1, 7.7, 6.3, 6.4, 6, 6.9, 6.7, 6.9, 5.8, 6.8, 6.7, 6.7, 6.3, 6.5, 6.2, 5.9], "xaxis": "x13", "y": [2.5, 1.9, 2.1, 1.8, 2.2, 2.1, 1.7, 1.8, 1.8, 2.5, 2, 1.9, 2.1, 2, 2.4, 2.3, 1.8, 2.2, 2.3, 1.5, 2.3, 2, 2, 1.8, 2.1, 1.8, 1.8, 1.8, 2.1, 1.6, 1.9, 2, 2.2, 1.5, 1.4, 2.3, 2.4, 1.8, 1.8, 2.1, 2.4, 2.3, 1.9, 2.3, 2.5, 2.3, 1.9, 2, 2.3, 1.8], "yaxis": "y13"}, {"marker": {"color": "rgb(31, 119, 180)", "size": 6}, "mode": "markers", "name": "setosa", "showlegend": false, "type": "scatter", "x": [3.5, 3, 3.2, 3.1, 3.6, 3.9, 3.4, 3.4, 2.9, 3.1, 3.7, 3.4, 3, 3, 4, 4.4, 3.9, 3.5, 3.8, 3.8, 3.4, 3.7, 3.6, 3.3, 3.4, 3, 3.4, 3.5, 3.4, 3.2, 3.1, 3.4, 4.1, 4.2, 3.1, 3.2, 3.5, 3.1, 3, 3.4, 3.5, 2.3, 3.2, 3.5, 3.8, 3, 3.8, 3.2, 3.7, 3.3], "xaxis": "x14", "y": [0.2, 0.2, 0.2, 0.2, 0.2, 0.4, 0.3, 0.2, 0.2, 0.1, 0.2, 0.2, 0.1, 0.1, 0.2, 0.4, 0.4, 0.3, 0.3, 0.3, 0.2, 0.4, 0.2, 0.5, 0.2, 0.2, 0.4, 0.2, 0.2, 0.2, 0.2, 0.4, 0.1, 0.2, 0.1, 0.2, 0.2, 0.1, 0.2, 0.2, 0.3, 0.3, 0.2, 0.6, 0.4, 0.3, 0.2, 0.2, 0.2, 0.2], "yaxis": "y14"}, {"marker": {"color": "rgb(255, 127, 14)", "size": 6}, "mode": "markers", "name": "versicolor", "showlegend": false, "type": "scatter", "x": [3.2, 3.2, 3.1, 2.3, 2.8, 2.8, 3.3, 2.4, 2.9, 2.7, 2, 3, 2.2, 2.9, 2.9, 3.1, 3, 2.7, 2.2, 2.5, 3.2, 2.8, 2.5, 2.8, 2.9, 3, 2.8, 3, 2.9, 2.6, 2.4, 2.4, 2.7, 2.7, 3, 3.4, 3.1, 2.3, 3, 2.5, 2.6, 3, 2.6, 2.3, 2.7, 3, 2.9, 2.9, 2.5, 2.8], "xaxis": "x14", "y": [1.4, 1.5, 1.5, 1.3, 1.5, 1.3, 1.6, 1, 1.3, 1.4, 1, 1.5, 1, 1.4, 1.3, 1.4, 1.5, 1, 1.5, 1.1, 1.8, 1.3, 1.5, 1.2, 1.3, 1.4, 1.4, 1.7, 1.5, 1, 1.1, 1, 1.2, 1.6, 1.5, 1.6, 1.5, 1.3, 1.3, 1.3, 1.2, 1.4, 1.2, 1, 1.3, 1.2, 1.3, 1.3, 1.1, 1.3], "yaxis": "y14"}, {"marker": {"color": "rgb(44, 160, 44)", "size": 6}, "mode": "markers", "name": "virginica", "showlegend": false, "type": "scatter", "x": [3.3, 2.7, 3, 2.9, 3, 3, 2.5, 2.9, 2.5, 3.6, 3.2, 2.7, 3, 2.5, 2.8, 3.2, 3, 3.8, 2.6, 2.2, 3.2, 2.8, 2.8, 2.7, 3.3, 3.2, 2.8, 3, 2.8, 3, 2.8, 3.8, 2.8, 2.8, 2.6, 3, 3.4, 3.1, 3, 3.1, 3.1, 3.1, 2.7, 3.2, 3.3, 3, 2.5, 3, 3.4, 3], "xaxis": "x14", "y": [2.5, 1.9, 2.1, 1.8, 2.2, 2.1, 1.7, 1.8, 1.8, 2.5, 2, 1.9, 2.1, 2, 2.4, 2.3, 1.8, 2.2, 2.3, 1.5, 2.3, 2, 2, 1.8, 2.1, 1.8, 1.8, 1.8, 2.1, 1.6, 1.9, 2, 2.2, 1.5, 1.4, 2.3, 2.4, 1.8, 1.8, 2.1, 2.4, 2.3, 1.9, 2.3, 2.5, 2.3, 1.9, 2, 2.3, 1.8], "yaxis": "y14"}, {"marker": {"color": "rgb(31, 119, 180)", "size": 6}, "mode": "markers", "name": "setosa", "showlegend": false, "type": "scatter", "x": [1.4, 1.4, 1.3, 1.5, 1.4, 1.7, 1.4, 1.5, 1.4, 1.5, 1.5, 1.6, 1.4, 1.1, 1.2, 1.5, 1.3, 1.4, 1.7, 1.5, 1.7, 1.5, 1, 1.7, 1.9, 1.6, 1.6, 1.5, 1.4, 1.6, 1.6, 1.5, 1.5, 1.4, 1.5, 1.2, 1.3, 1.5, 1.3, 1.5, 1.3, 1.3, 1.3, 1.6, 1.9, 1.4, 1.6, 1.4, 1.5, 1.4], "xaxis": "x15", "y": [0.2, 0.2, 0.2, 0.2, 0.2, 0.4, 0.3, 0.2, 0.2, 0.1, 0.2, 0.2, 0.1, 0.1, 0.2, 0.4, 0.4, 0.3, 0.3, 0.3, 0.2, 0.4, 0.2, 0.5, 0.2, 0.2, 0.4, 0.2, 0.2, 0.2, 0.2, 0.4, 0.1, 0.2, 0.1, 0.2, 0.2, 0.1, 0.2, 0.2, 0.3, 0.3, 0.2, 0.6, 0.4, 0.3, 0.2, 0.2, 0.2, 0.2], "yaxis": "y15"}, {"marker": {"color": "rgb(255, 127, 14)", "size": 6}, "mode": "markers", "name": "versicolor", "showlegend": false, "type": "scatter", "x": [4.7, 4.5, 4.9, 4, 4.6, 4.5, 4.7, 3.3, 4.6, 3.9, 3.5, 4.2, 4, 4.7, 3.6, 4.4, 4.5, 4.1, 4.5, 3.9, 4.8, 4, 4.9, 4.7, 4.3, 4.4, 4.8, 5, 4.5, 3.5, 3.8, 3.7, 3.9, 5.1, 4.5, 4.5, 4.7, 4.4, 4.1, 4, 4.4, 4.6, 4, 3.3, 4.2, 4.2, 4.2, 4.3, 3, 4.1], "xaxis": "x15", "y": [1.4, 1.5, 1.5, 1.3, 1.5, 1.3, 1.6, 1, 1.3, 1.4, 1, 1.5, 1, 1.4, 1.3, 1.4, 1.5, 1, 1.5, 1.1, 1.8, 1.3, 1.5, 1.2, 1.3, 1.4, 1.4, 1.7, 1.5, 1, 1.1, 1, 1.2, 1.6, 1.5, 1.6, 1.5, 1.3, 1.3, 1.3, 1.2, 1.4, 1.2, 1, 1.3, 1.2, 1.3, 1.3, 1.1, 1.3], "yaxis": "y15"}, {"marker": {"color": "rgb(44, 160, 44)", "size": 6}, "mode": "markers", "name": "virginica", "showlegend": false, "type": "scatter", "x": [6, 5.1, 5.9, 5.6, 5.8, 6.6, 4.5, 6.3, 5.8, 6.1, 5.1, 5.3, 5.5, 5, 5.1, 5.3, 5.5, 6.7, 6.9, 5, 5.7, 4.9, 6.7, 4.9, 5.7, 6, 4.8, 4.9, 5.6, 5.8, 6.1, 6.4, 5.6, 5.1, 5.6, 6.1, 5.6, 5.5, 4.8, 5.4, 5.6, 5.1, 5.1, 5.9, 5.7, 5.2, 5, 5.2, 5.4, 5.1], "xaxis": "x15", "y": [2.5, 1.9, 2.1, 1.8, 2.2, 2.1, 1.7, 1.8, 1.8, 2.5, 2, 1.9, 2.1, 2, 2.4, 2.3, 1.8, 2.2, 2.3, 1.5, 2.3, 2, 2, 1.8, 2.1, 1.8, 1.8, 1.8, 2.1, 1.6, 1.9, 2, 2.2, 1.5, 1.4, 2.3, 2.4, 1.8, 1.8, 2.1, 2.4, 2.3, 1.9, 2.3, 2.5, 2.3, 1.9, 2, 2.3, 1.8], "yaxis": "y15"}, {"marker": {"color": "rgb(31, 119, 180)"}, "showlegend": false, "type": "box", "xaxis": "x16", "y": [0.2, 0.2, 0.2, 0.2, 0.2, 0.4, 0.3, 0.2, 0.2, 0.1, 0.2, 0.2, 0.1, 0.1, 0.2, 0.4, 0.4, 0.3, 0.3, 0.3, 0.2, 0.4, 0.2, 0.5, 0.2, 0.2, 0.4, 0.2, 0.2, 0.2, 0.2, 0.4, 0.1, 0.2, 0.1, 0.2, 0.2, 0.1, 0.2, 0.2, 0.3, 0.3, 0.2, 0.6, 0.4, 0.3, 0.2, 0.2, 0.2, 0.2], "yaxis": "y16"}, {"marker": {"color": "rgb(255, 127, 14)"}, "showlegend": false, "type": "box", "xaxis": "x16", "y": [1.4, 1.5, 1.5, 1.3, 1.5, 1.3, 1.6, 1, 1.3, 1.4, 1, 1.5, 1, 1.4, 1.3, 1.4, 1.5, 1, 1.5, 1.1, 1.8, 1.3, 1.5, 1.2, 1.3, 1.4, 1.4, 1.7, 1.5, 1, 1.1, 1, 1.2, 1.6, 1.5, 1.6, 1.5, 1.3, 1.3, 1.3, 1.2, 1.4, 1.2, 1, 1.3, 1.2, 1.3, 1.3, 1.1, 1.3], "yaxis": "y16"}, {"marker": {"color": "rgb(44, 160, 44)"}, "showlegend": false, "type": "box", "xaxis": "x16", "y": [2.5, 1.9, 2.1, 1.8, 2.2, 2.1, 1.7, 1.8, 1.8, 2.5, 2, 1.9, 2.1, 2, 2.4, 2.3, 1.8, 2.2, 2.3, 1.5, 2.3, 2, 2, 1.8, 2.1, 1.8, 1.8, 1.8, 2.1, 1.6, 1.9, 2, 2.2, 1.5, 1.4, 2.3, 2.4, 1.8, 1.8, 2.1, 2.4, 2.3, 1.9, 2.3, 2.5, 2.3, 1.9, 2, 2.3, 1.8], "yaxis": "y16"}], "layout": {"height": 1000, "showlegend": true, "title": {"text": "Scatterplot Matrix"}, "width": 1000, "xaxis": {"anchor": "y", "autorange": true, "domain": [0, 0.2125], "range": [-0.5, 2.5], "showticklabels": false, "type": "category"}, "xaxis10": {"anchor": "y10", "autorange": true, "domain": [0.2625, 0.475], "range": [1.797, 4.603], "type": "linear"}, "xaxis11": {"anchor": "y11", "autorange": true, "domain": [0.525, 0.7375], "range": [-0.5, 2.5], "showticklabels": false, "type": "category"}, "xaxis12": {"anchor": "y12", "autorange": true, "domain": [0.7875, 1], "range": [-0.1032, 2.703], "type": "linear"}, "xaxis13": {"anchor": "y13", "autorange": true, "domain": [0, 0.2125], "range": [3.995, 8.205], "title": {"text": "sepal_length"}, "type": "linear"}, "xaxis14": {"anchor": "y14", "autorange": true, "domain": [0.2625, 0.475], "range": [1.797, 4.603], "title": {"text": "sepal_width"}, "type": "linear"}, "xaxis15": {"anchor": "y15", "autorange": true, "domain": [0.525, 0.7375], "range": [0.5006, 7.399], "title": {"text": "petal_length"}, "type": "linear"}, "xaxis16": {"anchor": "y16", "autorange": true, "domain": [0.7875, 1], "range": [-0.5, 2.5], "showticklabels": false, "title": {"text": "petal_width"}, "type": "category"}, "xaxis2": {"anchor": "y2", "autorange": true, "domain": [0.2625, 0.475], "range": [1.797, 4.603], "type": "linear"}, "xaxis3": {"anchor": "y3", "autorange": true, "domain": [0.525, 0.7375], "range": [0.5006, 7.399], "type": "linear"}, "xaxis4": {"anchor": "y4", "autorange": true, "domain": [0.7875, 1], "range": [-0.1032, 2.703], "type": "linear"}, "xaxis5": {"anchor": "y5", "autorange": true, "domain": [0, 0.2125], "range": [3.995, 8.205], "type": "linear"}, "xaxis6": {"anchor": "y6", "autorange": true, "domain": [0.2625, 0.475], "range": [-0.5, 2.5], "showticklabels": false, "type": "category"}, "xaxis7": {"anchor": "y7", "autorange": true, "domain": [0.525, 0.7375], "range": [0.5006, 7.399], "type": "linear"}, "xaxis8": {"anchor": "y8", "autorange": true, "domain": [0.7875, 1], "range": [-0.1032, 2.703], "type": "linear"}, "xaxis9": {"anchor": "y9", "autorange": true, "domain": [0, 0.2125], "range": [3.995, 8.205], "type": "linear"}, "yaxis": {"anchor": "x", "autorange": true, "domain": [0.8063, 1], "range": [4.1, 8.1], "title": {"text": "sepal_length"}, "type": "linear"}, "yaxis10": {"anchor": "x10", "autorange": true, "domain": [0.2687, 0.4625], "range": [0.4908, 7.409], "type": "linear"}, "yaxis11": {"anchor": "x11", "autorange": true, "domain": [0.2687, 0.4625], "range": [0.6722, 7.228], "type": "linear"}, "yaxis12": {"anchor": "x12", "autorange": true, "domain": [0.2687, 0.4625], "range": [0.4908, 7.409], "type": "linear"}, "yaxis13": {"anchor": "x13", "autorange": true, "domain": [0, 0.1938], "range": [-0.1071, 2.707], "title": {"text": "petal_width"}, "type": "linear"}, "yaxis14": {"anchor": "x14", "autorange": true, "domain": [0, 0.1938], "range": [-0.1071, 2.707], "type": "linear"}, "yaxis15": {"anchor": "x15", "autorange": true, "domain": [0, 0.1938], "range": [-0.1071, 2.707], "type": "linear"}, "yaxis16": {"anchor": "x16", "autorange": true, "domain": [0, 0.1938], "range": [-0.03333, 2.633], "type": "linear"}, "yaxis2": {"anchor": "x2", "autorange": true, "domain": [0.8063, 1], "range": [3.989, 8.211], "type": "linear"}, "yaxis3": {"anchor": "x3", "autorange": true, "domain": [0.8063, 1], "range": [3.989, 8.211], "type": "linear"}, "yaxis4": {"anchor": "x4", "autorange": true, "domain": [0.8063, 1], "range": [3.989, 8.211], "type": "linear"}, "yaxis5": {"anchor": "x5", "autorange": true, "domain": [0.5375, 0.7312], "range": [1.793, 4.607], "title": {"text": "sepal_width"}, "type": "linear"}, "yaxis6": {"anchor": "x6", "autorange": true, "domain": [0.5375, 0.7312], "range": [1.867, 4.533], "type": "linear"}, "yaxis7": {"anchor": "x7", "autorange": true, "domain": [0.5375, 0.7312], "range": [1.793, 4.607], "type": "linear"}, "yaxis8": {"anchor": "x8", "autorange": true, "domain": [0.5375, 0.7312], "range": [1.793, 4.607], "type": "linear"}, "yaxis9": {"anchor": "x9", "autorange": true, "domain": [0.2687, 0.4625], "range": [0.4908, 7.409], "title": {"text": "petal_length"}, "type": "linear"}}}
